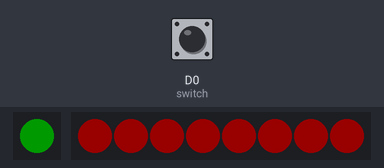
A program run on a simulated CircuitPython board. Parts: 1 RGB LEDs in strip order, left to right, 8 RGB LEDs in strip order, left to right. The test bench sets the inputs (shaded band); at power-on: D0 (switch) HIGH. Dim RGB values are drawn brighter than linear.

Above: at 1.7 s.
1.8 s: D0 (switch) pulled LOW for 0.15 s
At 2.9 s:
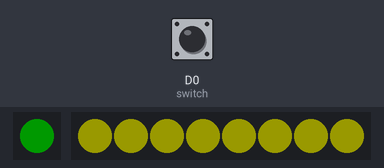
3.5 s: D0 (switch) pulled LOW for 1 s
At 5.0 s:
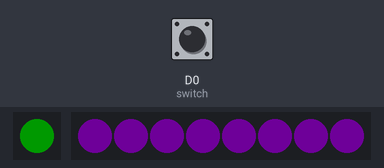
6.0 s: D0 (switch) pulled LOW for 3.2 s
At 10.1 s:
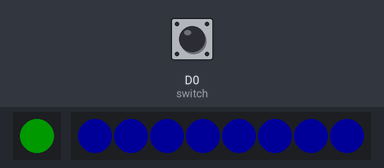
10.7 s: D0 (switch) pulled LOW for 3.2 s
At 15.2 s:
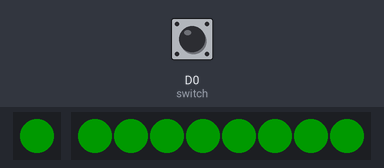
Timing chart, 0 to 16.4 s (numbered marks = the images above; inputs shaded):
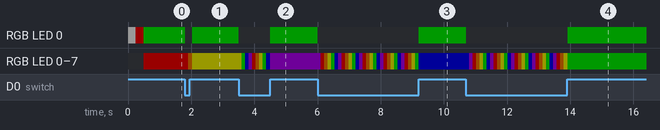

The program:

neopixel-pedal-demo.py
```python
# neopixel_pedal_demo.py
#
#         usb power source
#                       |
#                  |  [usb]   |
#                 -| Bat  USB |- neopixel power
#   common ground -| Gnd    0 |- switch input
#                 -| 4     ~1 |-
#                 -| 3      2 |- neopixel data output
#                 -| Rst   3V |-

import board
import neopixel
import time
import adafruit_dotstar
from digitalio import DigitalInOut, Direction, Pull


## color definitions
# add any RGB (Red, Green, Blue) or RGBW (Red, Green, Blue, White) color definitions here
RED = (255, 0, 0)
ORANGE = (255, 128, 0)
YELLOW = (255, 255, 0)
GREEN = (0, 255, 0)
CYAN = (0, 255, 255)
BLUE = (0, 0, 255)
PURPLE = (180, 0, 255)
MAGENTA = (255, 0, 255)
WHITE = (255, 255, 255)
BRIGHT_WHITE = (0, 0, 0, 255)
BRIGHTEST_WHITE = (255, 255, 255, 255)
BLACK = (0, 0, 0)

## color cycle
# add any color cycle here
# color_cycle = [WHITE, BRIGHT_WHITE, BRIGHTEST_WHITE, BLACK]
color_cycle = [RED, ORANGE, YELLOW, GREEN, BLUE, PURPLE]


change_delay_seconds = 0.1    # how long the light stays on one color when you hold the pedal down
debounce_delay_seconds = 0.01 # tuning parameter for debouncing the switch input


## setup troubleshooting on-board LED:
board_led = adafruit_dotstar.DotStar(board.APA102_SCK, board.APA102_MOSI, 1)
board_led.brightness = 0.10
board_led.fill(WHITE)  # white at startup
time.sleep(0.25)
board_led.fill(RED)  # red while initializing
time.sleep(0.25)


## set up external neopixel light device
pixels = neopixel.NeoPixel(board.D2, 8, brightness=0.1, pixel_order=neopixel.GRBW) # 8x1 stick
# pixels = neopixel.NeoPixel(board.D2, 100, brightness=0.1, pixel_order=neopixel.GRB) # high density strip

color_index = 0
pixels.fill(color_cycle[color_index])


## set up pedal input
switch = DigitalInOut(board.D0)  # connect the pedal switch to pin 0
switch.direction = Direction.INPUT
switch.pull = Pull.UP


## run main loop
board_led.fill(GREEN)

while True:
    if switch.value:
        board_led.fill(GREEN)
    else:
        board_led.fill(BLACK)
        color_index = (color_index + 1) % len(color_cycle)
        time.sleep(change_delay_seconds)
    pixels.fill(color_cycle[color_index])

    time.sleep(debounce_delay_seconds)
```

Measured:
- after the input at 1.8 s, RGB LED 0: RGB(0, 25, 0) → off at once, → RGB(0, 25, 0) 0.22 s later; RGB LED 0–7: RGB(25, 0, 0) → RGB(25, 12, 0) after 0.11 s, → RGB(25, 25, 0) 0.12 s later
- after the input at 3.5 s, RGB LED 0: RGB(0, 25, 0) → off at once, → RGB(0, 25, 0) 1.0 s later; RGB LED 0–7: RGB(25, 25, 0) → RGB(0, 25, 0) after 0.11 s, → RGB(0, 0, 25) 0.11 s later, → RGB(18, 0, 25) 0.11 s later, → RGB(25, 0, 0) 0.11 s later, … (9 changes in this stretch)
- after the input at 6.0 s, RGB LED 0: RGB(0, 25, 0) → off at once, → RGB(0, 25, 0) 3.2 s later; RGB LED 0–7: RGB(18, 0, 25) → RGB(25, 0, 0) after 0.10 s, then repeats every 0.66 s: RGB(25, 12, 0) 0.11 s, RGB(25, 25, 0) 0.11 s, RGB(0, 25, 0) 0.11 s, RGB(0, 0, 25) 0.11 s, RGB(18, 0, 25) 0.11 s, RGB(25, 0, 0) 0.11 s, until it stays RGB(0, 0, 25) from 9.2 s
- after the input at 10.7 s, RGB LED 0: RGB(0, 25, 0) → off at once, → RGB(0, 25, 0) 3.2 s later; RGB LED 0–7: RGB(0, 0, 25) → RGB(18, 0, 25) after 0.11 s, then repeats every 0.66 s: RGB(25, 0, 0) 0.11 s, RGB(25, 12, 0) 0.11 s, RGB(25, 25, 0) 0.11 s, RGB(0, 25, 0) 0.11 s, RGB(0, 0, 25) 0.11 s, RGB(18, 0, 25) 0.11 s, until it stays RGB(0, 25, 0) from 13.9 s
